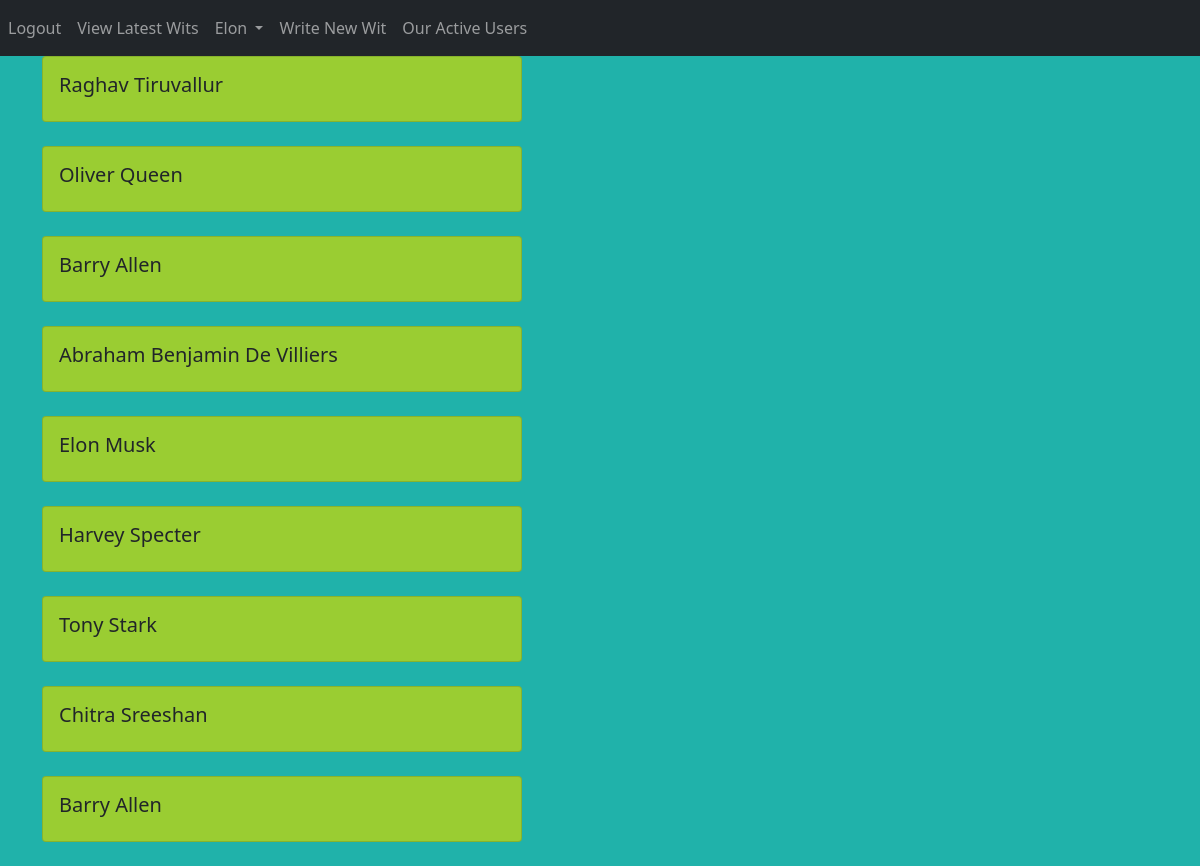
Page /bloggers (signed in) on the committed database.
### Website/models.py (models this page shows)
class User(db.Model,UserMixin):
    id=db.Column(db.Integer,primary_key=True)
    email=db.Column(db.String(100),unique=True)
    phoneNumber=db.Column(db.String(10),unique=True)
    password=db.Column(db.String(100))
    firstName=db.Column(db.String(100))
    lastName=db.Column(db.String(100))
    blogs=db.relationship('Blog')

### Website/views.py (the view)
@views.route("/bloggers")
def bloggers():
    users=User.query.all()
    return render_template("bloggers.html",users=users,user=current_user)

### Website/__init__.py (called while the page is built)
def createApp():
    app=Flask(__name__)
    app.config['SECRET_KEY']='adflsbvgaj'
    app.config['SQLALCHEMY_DATABASE_URI']=f'sqlite:///{DB_NAME}'
    db.init_app(app)
    from .views import views
    from .auth import auth
    app.register_blueprint(views,url_prefix='/')
    app.register_blueprint(auth,url_prefix='/')
    from .models import User,Blog
    createDB(app)
    login_manager=LoginManager()
    login_manager.login_view='views.welcome'
    login_manager.init_app(app)
    @login_manager.user_loader
    def loadUser(id):
         return User.query.get(int(id))
    return app

### Website/templates/bloggers.html (shortened to what this page needs)
{% extends "base.html" %}
{% block content %}
{% for blogger in users  %}
<div class="card" style="width: 30rem;background-color:yellowgreen;">
    <div class="card-body">
      <h5 class="card-title">{{blogger.firstName + " " + blogger.lastName}}</h5>
    </div>
  </div>
<br/>
{% endfor %}
{% endblock %}

### Website/templates/base.html (shortened to what this page needs)
<!DOCTYPE html>
<html>
<head>
    <link href="https://cdn.jsdelivr.net/npm/bootstrap@5.0.1/dist/css/bootstrap.min.css" rel="stylesheet">
</head>
<body style="background-color: lightseagreen;">
    <nav class="navbar navbar-expand-lg navbar-dark bg-dark">
          <div class="collapse navbar-collapse" id="navbar">
            <ul class="navbar-nav me-auto mb-2 mb-lg-0">
              <li class="nav-item">
                {% if user.is_authenticated%}
                <a class="nav-item nav-link" id="logout" href="/logout">Logout</a>
              </li>
              <li>
                <a class="nav-item nav-link" id="home" href="/">View Latest Wits</a>
              </li>
              <li class="nav-item dropdown">
                <a class="nav-link dropdown-toggle" href="#" id="navbarDropdown" role="button" data-bs-toggle="dropdown" aria-expanded="false">
                  {{user.firstName}}
                </a>
                <li>
                <a class="nav-item nav-link" id="viewblogs" href="/writeBlog">Write New Wit</a>
                </li>
                <li>
                  <a class="nav-item nav-link" id="viewblogs" href="/bloggers">Our Active Users</a>
                </li>
              </li>
        {%endif%}
      </nav>
      <div class="container">
          {%block content%}
          {%endblock%}
      </div>
</body>
</html>

### rows in the picture
User: firstName "Elon", firstName+lastName "Elon Musk"
User: firstName+lastName "Raghav Tiruvallur"
User: firstName+lastName "Oliver Queen"
User: firstName+lastName "Barry Allen"
User: firstName+lastName "Abraham Benjamin De Villiers"
User: firstName+lastName "Harvey Specter"
User: firstName+lastName "Tony Stark"
User: firstName+lastName "Chitra Sreeshan"
User: firstName+lastName "Barry Allen"
